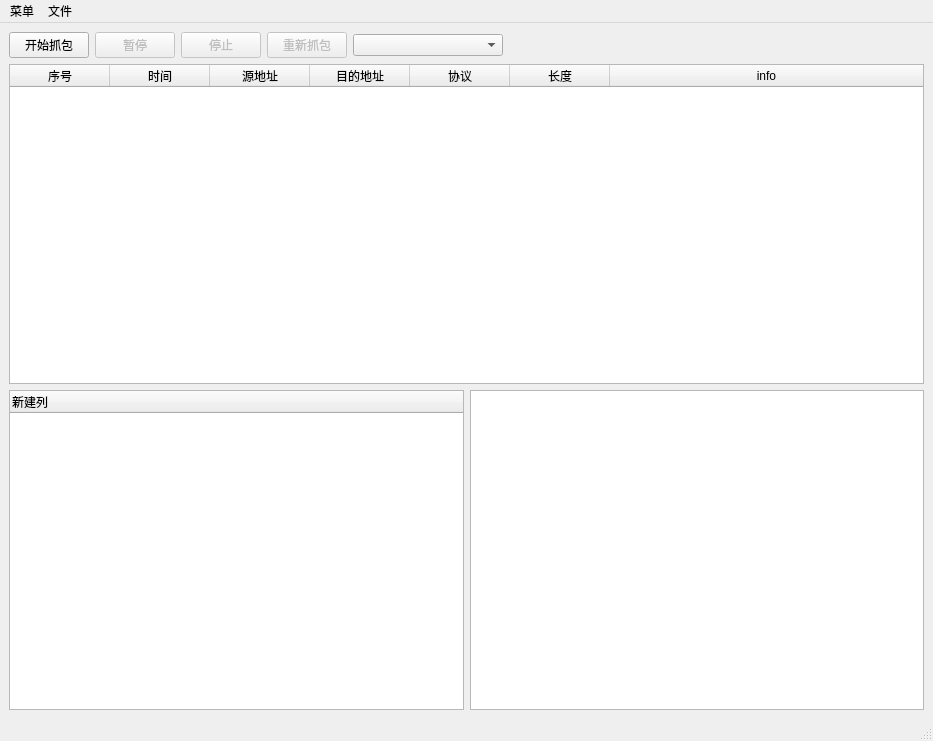
<?xml version="1.0" encoding="UTF-8"?>
<ui version="4.0">
 <class>MainWindow</class>
 <widget class="QMainWindow" name="MainWindow">
  <property name="geometry">
   <rect>
    <x>0</x>
    <y>0</y>
    <width>933</width>
    <height>741</height>
   </rect>
  </property>
  <property name="sizePolicy">
   <sizepolicy hsizetype="Minimum" vsizetype="Minimum">
    <horstretch>0</horstretch>
    <verstretch>0</verstretch>
   </sizepolicy>
  </property>
  <property name="windowTitle">
   <string>嗅探器</string>
  </property>
  <widget class="QWidget" name="centralwidget">
   <property name="sizePolicy">
    <sizepolicy hsizetype="Minimum" vsizetype="Minimum">
     <horstretch>0</horstretch>
     <verstretch>0</verstretch>
    </sizepolicy>
   </property>
   <layout class="QHBoxLayout" name="horizontalLayout_2">
    <item>
     <layout class="QGridLayout" name="gridLayout">
      <item row="0" column="0" colspan="2">
       <layout class="QHBoxLayout" name="horizontalLayout">
        <item>
         <widget class="QPushButton" name="sniff_button">
          <property name="text">
           <string>开始抓包</string>
          </property>
         </widget>
        </item>
        <item>
         <widget class="QPushButton" name="pause_button">
          <property name="enabled">
           <bool>false</bool>
          </property>
          <property name="text">
           <string>暂停</string>
          </property>
         </widget>
        </item>
        <item>
         <widget class="QPushButton" name="stop_button">
          <property name="enabled">
           <bool>false</bool>
          </property>
          <property name="text">
           <string>停止</string>
          </property>
         </widget>
        </item>
        <item>
         <widget class="QPushButton" name="resniff_button">
          <property name="enabled">
           <bool>false</bool>
          </property>
          <property name="text">
           <string>重新抓包</string>
          </property>
         </widget>
        </item>
        <item>
         <widget class="QComboBox" name="interfaces_combo">
          <property name="sizePolicy">
           <sizepolicy hsizetype="Minimum" vsizetype="Fixed">
            <horstretch>0</horstretch>
            <verstretch>0</verstretch>
           </sizepolicy>
          </property>
          <property name="minimumSize">
           <size>
            <width>150</width>
            <height>0</height>
           </size>
          </property>
         </widget>
        </item>
        <item>
         <spacer name="horizontalSpacer">
          <property name="orientation">
           <enum>Qt::Horizontal</enum>
          </property>
          <property name="sizeHint" stdset="0">
           <size>
            <width>40</width>
            <height>20</height>
           </size>
          </property>
         </spacer>
        </item>
       </layout>
      </item>
      <item row="4" column="0">
       <widget class="QTreeWidget" name="packet_view">
        <property name="mouseTracking">
         <bool>true</bool>
        </property>
        <property name="editTriggers">
         <set>QAbstractItemView::NoEditTriggers</set>
        </property>
        <property name="alternatingRowColors">
         <bool>true</bool>
        </property>
        <property name="selectionMode">
         <enum>QAbstractItemView::SingleSelection</enum>
        </property>
        <property name="uniformRowHeights">
         <bool>true</bool>
        </property>
        <property name="allColumnsShowFocus">
         <bool>true</bool>
        </property>
        <attribute name="headerVisible">
         <bool>true</bool>
        </attribute>
        <attribute name="headerMinimumSectionSize">
         <number>100</number>
        </attribute>
        <attribute name="headerHighlightSections">
         <bool>true</bool>
        </attribute>
        <column>
         <property name="text">
          <string>新建列</string>
         </property>
        </column>
       </widget>
      </item>
      <item row="4" column="1">
       <widget class="QColumnView" name="hex_view"/>
      </item>
      <item row="1" column="0" colspan="2">
       <widget class="QTableWidget" name="captured_view">
        <property name="editTriggers">
         <set>QAbstractItemView::NoEditTriggers</set>
        </property>
        <property name="alternatingRowColors">
         <bool>true</bool>
        </property>
        <property name="selectionMode">
         <enum>QAbstractItemView::SingleSelection</enum>
        </property>
        <property name="showGrid">
         <bool>false</bool>
        </property>
        <property name="sortingEnabled">
         <bool>true</bool>
        </property>
        <property name="rowCount">
         <number>0</number>
        </property>
        <attribute name="horizontalHeaderVisible">
         <bool>true</bool>
        </attribute>
        <attribute name="horizontalHeaderMinimumSectionSize">
         <number>25</number>
        </attribute>
        <attribute name="horizontalHeaderStretchLastSection">
         <bool>true</bool>
        </attribute>
        <attribute name="verticalHeaderVisible">
         <bool>false</bool>
        </attribute>
        <attribute name="verticalHeaderMinimumSectionSize">
         <number>20</number>
        </attribute>
        <attribute name="verticalHeaderDefaultSectionSize">
         <number>25</number>
        </attribute>
        <column>
         <property name="text">
          <string>序号</string>
         </property>
        </column>
        <column>
         <property name="text">
          <string>时间</string>
         </property>
        </column>
        <column>
         <property name="text">
          <string>源地址</string>
         </property>
        </column>
        <column>
         <property name="text">
          <string>目的地址</string>
         </property>
        </column>
        <column>
         <property name="text">
          <string>协议</string>
         </property>
        </column>
        <column>
         <property name="text">
          <string>长度</string>
         </property>
        </column>
        <column>
         <property name="text">
          <string>info</string>
         </property>
        </column>
       </widget>
      </item>
     </layout>
    </item>
   </layout>
  </widget>
  <widget class="QMenuBar" name="menubar">
   <property name="geometry">
    <rect>
     <x>0</x>
     <y>0</y>
     <width>933</width>
     <height>21</height>
    </rect>
   </property>
   <widget class="QMenu" name="menu">
    <property name="title">
     <string>菜单</string>
    </property>
    <addaction name="actionopen"/>
    <addaction name="actionclose"/>
    <addaction name="actionsave_as"/>
   </widget>
   <widget class="QMenu" name="menu_2">
    <property name="title">
     <string>文件</string>
    </property>
   </widget>
   <addaction name="menu"/>
   <addaction name="menu_2"/>
  </widget>
  <widget class="QStatusBar" name="statusbar"/>
  <action name="actionopen">
   <property name="text">
    <string>open</string>
   </property>
  </action>
  <action name="actionclose">
   <property name="text">
    <string>close</string>
   </property>
  </action>
  <action name="actionsave_as">
   <property name="text">
    <string>save as</string>
   </property>
  </action>
 </widget>
 <resources/>
 <connections/>
</ui>
